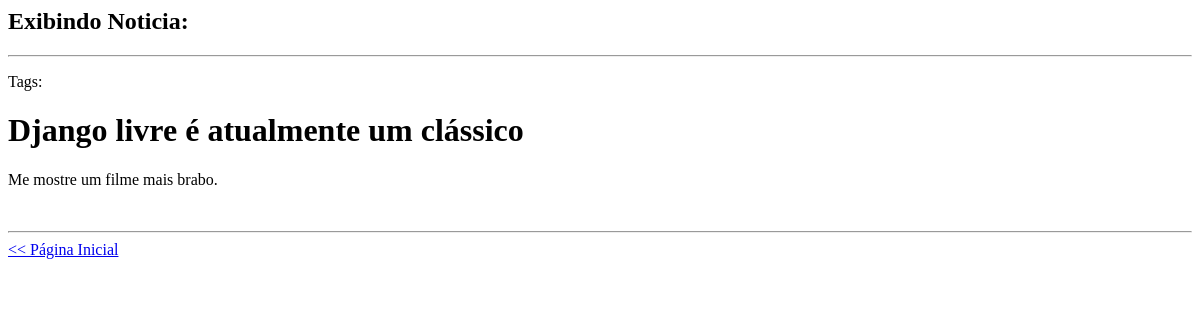
Page /noticias/1 on the earlier database version.
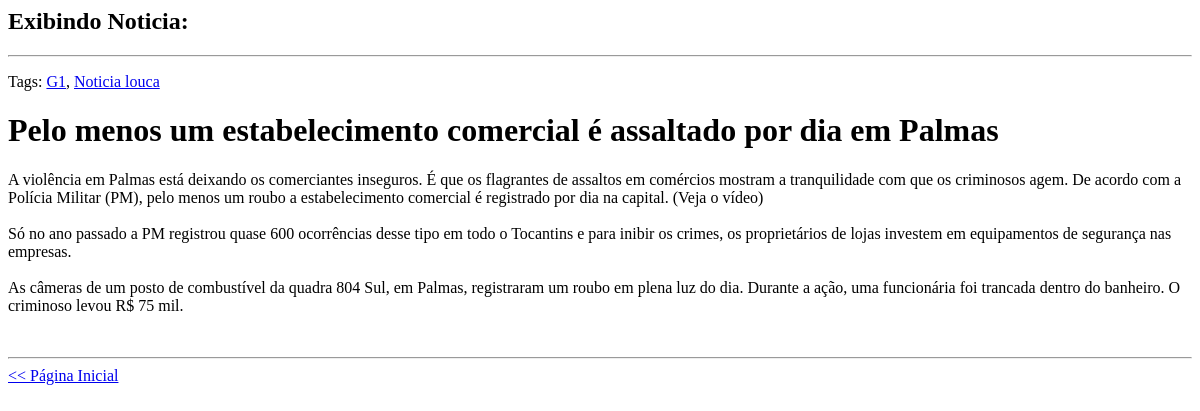
Same page on the later database version.
### app_noticias/models.py (models this page shows)
class Noticia(models.Model):
    autor = models.ForeignKey(Pessoa, on_delete=models.CASCADE)
    tags = models.ManyToManyField(Tag)
    titulo = models.CharField("Título", max_length=128)
    conteudo = models.TextField()
    data_cria = models.DateTimeField('Data criação', blank=True, null=True)
    data_pub = models.DateField(auto_now=True, blank=True, null=True)
    publicado = models.BooleanField(blank=True, null=True)
    class Meta:
        verbose_name = "Notícia"
        verbose_name_plural = "Notícias"
    def __str__(self):
        return self.titulo

class Tag(models.Model):
    nome = models.CharField(max_length=64)
    slug = models.SlugField(max_length=64)
    def __str__(self):
        return self.nome

### app_noticias/views.py (the view)
# urls.py: path('noticias/<int:noticia_id>', noticia_detalhes, name="detalhes"),
def noticia_detalhes(request, noticia_id):
    try:
        noticia = Noticia.objects.get(pk=noticia_id)
    except Noticia.DoesNotExist:
        raise Http404('Notícia não encontrada.')
    return render(request, 'app_noticias/detalhes.html', {'noticia': noticia})

### app_noticias/templates/app_noticias/detalhes.html (shortened to what this page needs)
<html>
    <head>
    </head>
    <body>
        <div>
            <h2>Exibindo Noticia:</h2><hr>
            <p>
                Tags:
                {% for tag in noticia.tags.all %}
                    <a href="{% url 'slug' tag.slug %}">{{ tag }}</a>{% if not forloop.last %}, {% endif %}
                {% endfor %}
            </p>
            <h1>{{ noticia }}</h1>
            <p>{{ noticia.conteudo | linebreaksbr }}</p>
            <br>
            <hr>
        </div>
        <footer>
            <a href="{% url 'home' %}" style="float:left"> << Página Inicial</a>
        </footer>
    </body>
</html>

Differences in the rows shown:
added Tag: nome "G1"
added Tag: nome "Noticia louca"
changed Noticia: titulo "Django livre é atualmente um clássico" → "Pelo menos um estabelecimento comercial é assaltado por dia em Palmas"; conteudo "Me mostre um filme mais brabo." → "A violência em Palmas está deixando os comerciantes inseguros. É que os flagrantes de assaltos em comércios mostram a tranquilidade com que os criminosos agem. De acordo com a Polícia Militar (PM), pelo menos um roubo a estabelecimento comercial é registrado por dia na capital. (Veja o vídeo) Só no ano passado a PM registrou quase 600 ocorrências desse tipo em todo o Tocantins e para inibir os crimes, os proprietários de lojas investem em equipamentos de segurança nas empresas. As câmeras de um posto de combustível da quadra 804 Sul, em Palmas, registraram um roubo em plena luz do dia. Durante a ação, uma funcionária foi trancada dentro do banheiro. O criminoso levou R$ 75 mil."
